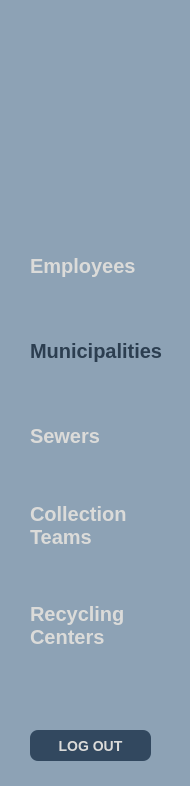
       <widget class="QWidget" name="widget_sidebar_m1" native="true">
        <property name="geometry">
         <rect>
          <x>0</x>
          <y>0</y>
          <width>190</width>
          <height>786</height>
         </rect>
        </property>
        <property name="styleSheet">
         <string notr="true">background-color: #8DA2B5;</string>
        </property>
        <widget class="QLabel" name="label_logo_m1">
         <property name="geometry">
          <rect>
           <x>20</x>
           <y>40</y>
           <width>151</width>
           <height>151</height>
          </rect>
         </property>
         <property name="text">
          <string/>
         </property>
         <property name="pixmap">
          <pixmap resource="resources.qrc">:/images/logo_untitled.png</pixmap>
         </property>
         <property name="scaledContents">
          <bool>true</bool>
         </property>
        </widget>
        <widget class="QPushButton" name="pushButton_team_m1">
         <property name="geometry">
          <rect>
           <x>30</x>
           <y>500</y>
           <width>101</width>
           <height>51</height>
          </rect>
         </property>
         <property name="styleSheet">
          <string notr="true">QPushButton {
    background-color: transparent;
    border: none;
    font-weight: bold;
    color: #DBDBD9;
	text-align:left;
	font-size:20px;
}

QPushButton:hover {
    color: #2c3e50;
}

</string>
         </property>
         <property name="text">
          <string>Collection
Teams</string>
         </property>
        </widget>
        <widget class="QPushButton" name="pushButton_employee_m1">
         <property name="geometry">
          <rect>
           <x>30</x>
           <y>250</y>
           <width>111</width>
           <height>31</height>
          </rect>
         </property>
         <property name="styleSheet">
          <string notr="true">QPushButton {
    background-color: transparent;
    border: none;
    font-weight: bold;
    color: #DBDBD9;
	text-align:left;
	font-size:20px;
}

QPushButton:hover {
    color: #2c3e50;
}

</string>
         </property>
         <property name="text">
          <string>Employees</string>
         </property>
        </widget>
        <widget class="QPushButton" name="pushButton_sewer_m1">
         <property name="geometry">
          <rect>
           <x>30</x>
           <y>420</y>
           <width>81</width>
           <height>31</height>
          </rect>
         </property>
         <property name="styleSheet">
          <string notr="true">QPushButton {
    background-color: transparent;
    border: none;
    font-weight: bold;
    color: #DBDBD9;
	text-align:left;
	font-size:20px;
}

QPushButton:hover {
    color: #2c3e50;
}

</string>
         </property>
         <property name="text">
          <string>Sewers</string>
         </property>
        </widget>
        <widget class="QPushButton" name="pushButton_center_m1">
         <property name="geometry">
          <rect>
           <x>30</x>
           <y>600</y>
           <width>101</width>
           <height>51</height>
          </rect>
         </property>
         <property name="styleSheet">
          <string notr="true">QPushButton {
    background-color: transparent;
    border: none;
    font-weight: bold;
    color: #DBDBD9;
	text-align:left;
	font-size:20px;
}

QPushButton:hover {
    color: #2c3e50;
}</string>
         </property>
         <property name="text">
          <string>Recycling
Centers  </string>
         </property>
        </widget>
        <widget class="QPushButton" name="pushButton_municipality_m1">
         <property name="geometry">
          <rect>
           <x>30</x>
           <y>330</y>
           <width>141</width>
           <height>41</height>
          </rect>
         </property>
         <property name="styleSheet">
          <string notr="true">QPushButton {
    background-color: transparent;
    border: none;
    font-weight: bold;
    color: #2c3e50;
	text-align:left;
	font-size:20px;
}</string>
         </property>
         <property name="text">
          <string>Municipalities  </string>
         </property>
        </widget>
        <widget class="QPushButton" name="pushButton_logout_m1">
         <property name="geometry">
          <rect>
           <x>30</x>
           <y>730</y>
           <width>121</width>
           <height>31</height>
          </rect>
         </property>
         <property name="styleSheet">
          <string notr="true">QPushButton {
	background-color: #32485F;
    color: #DBDBD9;
    font-size: 14px;
    font-weight: bold;
    border: none;
    border-radius: 8px;             
    padding: 8px 16px;
}

QPushButton:hover {
    background-color: #E53935;
}

QPushButton:pressed {
    background-color: #B71C1C;
}

QPushButton:disabled {
    background-color: #BDBDBD;     
    color: #757575;
}
</string>
         </property>
         <property name="text">
          <string>LOG OUT</string>
         </property>
        </widget>
       </widget>
